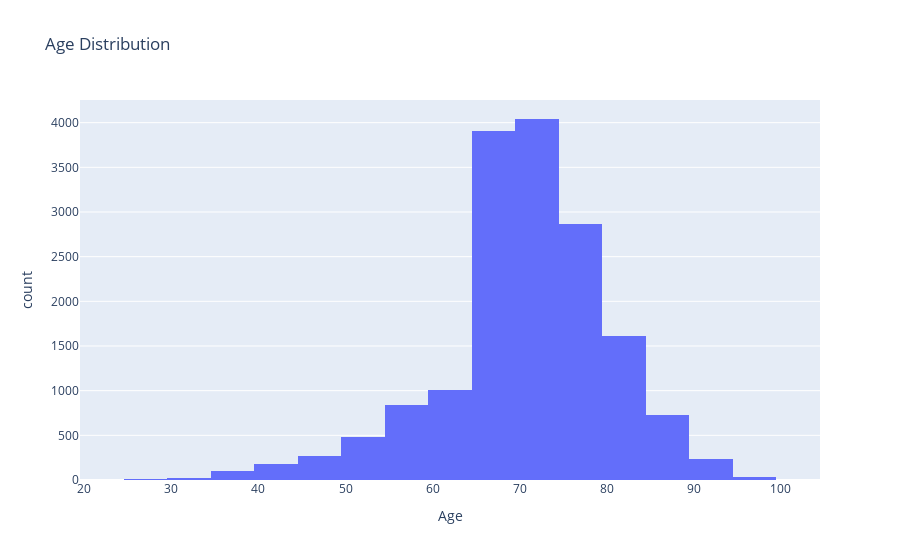

The cell this chart's notebook holds for it:
### Code cell
fig = px.histogram(df_final, x="Age", nbins=20, title='Age Distribution')
fig.show()

### Figure 1 — Plotly figure (JSON) as saved in the notebook; plotly's stock layout.template omitted (floating-point values rounded to 4 significant figures; data arrays with more than 128 entries replaced by an {"elided": "..."} marker saying what was removed)
{"data": [{"alignmentgroup": "True", "bingroup": "x", "hovertemplate": "Age=%{x}<br>count=%{y}<extra></extra>", "legendgroup": "", "marker": {"color": "#636efa", "pattern": {"shape": ""}}, "name": "", "nbinsx": 20, "offsetgroup": "", "orientation": "v", "showlegend": false, "type": "histogram", "x": {"elided": "16328 int values"}, "xaxis": "x", "yaxis": "y"}], "layout": {"barmode": "relative", "legend": {"tracegroupgap": 0}, "title": {"text": "Age Distribution"}, "xaxis": {"anchor": "y", "domain": [0, 1], "title": {"text": "Age"}}, "yaxis": {"anchor": "x", "domain": [0, 1], "title": {"text": "count"}}}}
